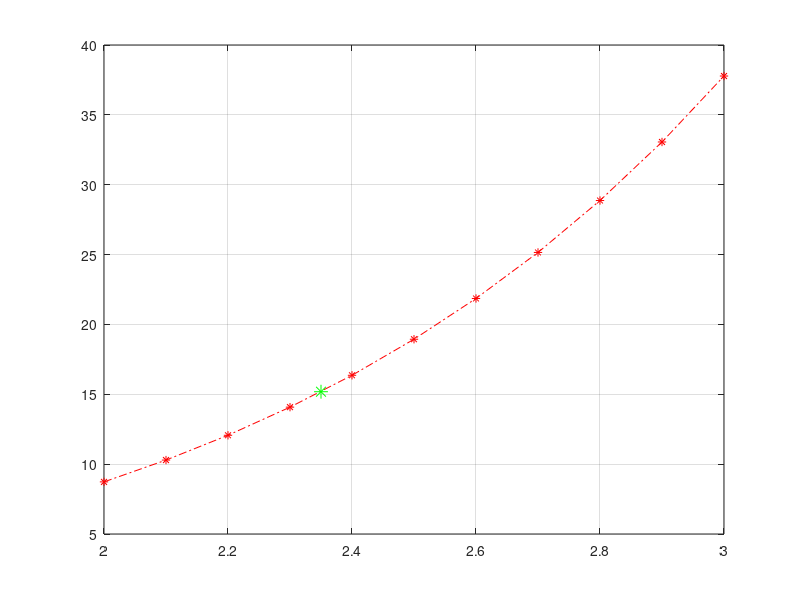

Write the MATLAB code that produced this figure.
function y = Lab5(~)
    x = 2:0.1:3;
    y = exp(x).*((x.^2).^(1/3)) - x - 1;
    plot(x, y, 'r-.', 'Marker', '*')
    grid on
    hold on
    
    x0 = 2.35;
    y0 = exp(x0).*((x0.^2).^(1/3)) - x0 - 1; 
   
    plot(x0, y0, 'g*', 'MarkerSize', 10)
    hold off
   
    y = y0; % Возвращаем значение y0
end
